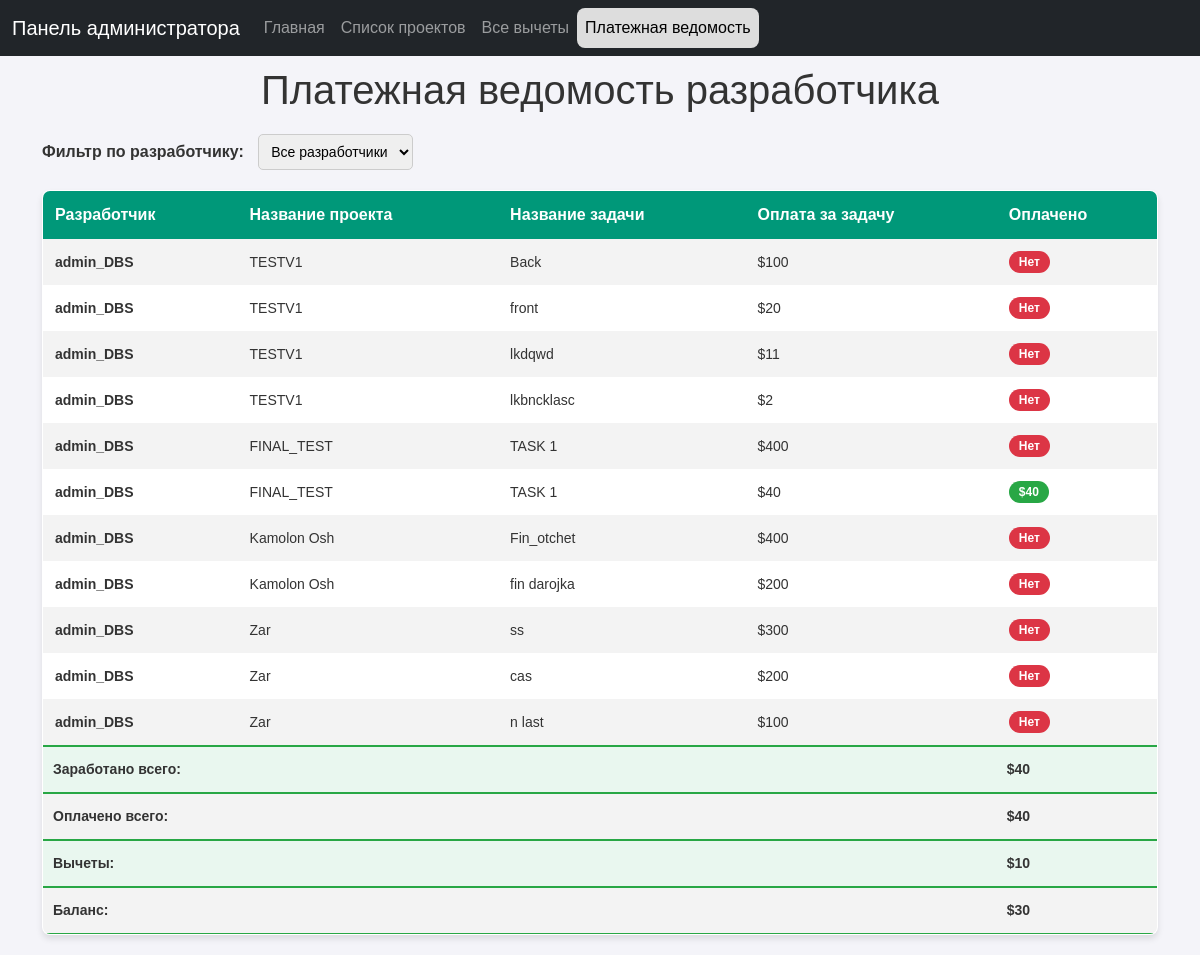
The page /dev_history/ on the database its author committed.
### fin_app_v2/models.py (models this page shows, shortened)
class Job(models.Model):
    title = models.CharField(max_length=100)
    client_email = models.EmailField(unique=True)
    client_password = models.CharField(max_length=100)
    over_all_income = models.PositiveIntegerField(default=0)  # Total income for the job
    created_at = models.DateTimeField(auto_now_add=True)  # Add this field

class Task(models.Model):
    TASK_TYPE_CHOICES = [
        ('SIMPLE', 'Простая задача'),
        ('PATPIS', 'Повторяющаяся задача')
    ]
    job = models.ForeignKey(Job, on_delete=models.CASCADE, related_name='tasks')
    title = models.CharField(max_length=100)
    hours = models.PositiveIntegerField(default=1)
    description = models.TextField()
    assigned_users = models.ManyToManyField(User, related_name='developer_tasks')
    task_percentage = models.PositiveIntegerField()
    progress = models.PositiveIntegerField(default=0)
    start_date = models.DateField(auto_now_add=True, null=True)
    deadline = models.DateField(null=True, blank=True)
    feedback = models.TextField(blank=True, null=True)
    money_for_task = models.PositiveIntegerField(default=0)
    paid = models.BooleanField(default=False)
    task_type = models.CharField(
        max_length=7,
        choices=TASK_TYPE_CHOICES,
        default='SIMPLE'
    )
    confirmed = models.BooleanField(default=False)
    confirmation_date = models.DateTimeField(null=True, blank=True)
    confirmed_by = models.ForeignKey(
        User,
        on_delete=models.SET_NULL,
        null=True,
        blank=True,
        related_name='confirmed_tasks'
    )

### fin_app_v2/views.py (the view)
# urls.py: path('dev_history/', views.developer_payment_sheet, name='dev_history'),
def developer_payment_sheet(request):
    developer_id = request.GET.get('developer_id')
    if developer_id:
        developers = User.objects.filter(id=developer_id).prefetch_related('developer_tasks')
    else:
        developers = User.objects.prefetch_related('developer_tasks')
    developer_data = []
    for developer in developers:
        tasks = Task.objects.filter(assigned_users=developer).select_related('job')
        total_earned = tasks.filter(progress=100).aggregate(total=Sum('money_for_task'))['total'] or 0
        total_paid = tasks.filter(paid=True).aggregate(total=Sum('money_for_task'))['total'] or 0
        total_deductions = DeductionLog.objects.filter(developer=developer).aggregate(total=Sum('deduction_amount'))['total'] or 0
        balance = total_paid - total_deductions
        task_details = [{
            'job_title': task.job.title,
            'task_title': task.title,
            'money_for_task': task.money_for_task,
            'progress': task.progress,
            'paid': task.money_for_task if task.paid else 0,
        } for task in tasks]
        developer_data.append({
            'developer': developer,
            'total_earned': total_earned,
            'total_paid': total_paid,
            'total_deductions': total_deductions,
            'balance': balance,
            'tasks': task_details,
        })
    all_developers = User.objects.all()
    return render(request, 'developer_balance_sheet.html', {
        'developer_data': developer_data,
        'all_developers': all_developers,
        'selected_developer_id': int(developer_id) if developer_id else None,
    })

### templates/developer_balance_sheet.html (shortened to what this page needs)
<!DOCTYPE html>
<html lang="en">
<head>
    <link href="https://cdn.jsdelivr.net/npm/bootstrap-icons/font/bootstrap-icons.css" rel="stylesheet">
    <link href="https://cdn.jsdelivr.net/npm/bootstrap@5.3.0-alpha1/dist/css/bootstrap.min.css" rel="stylesheet">
</head>
<body>
   <div class="contrainer-fluid">
    <nav class="navbar navbar-expand-lg navbar-dark bg-dark">
        <div class="container-fluid">
            <a class="navbar-brand" href="{% url 'admin_dashboard' %}">Панель администратора</a>
            <div class="collapse navbar-collapse" id="adminNavbar">
                <ul class="navbar-nav me-auto mb-2 mb-lg-0">
                    <li class="nav-item">
                        <a class="nav-link" href="{% url 'admin_dashboard' %}">Главная</a>
                    </li>
                    <li class="nav-item">
                        <a class="nav-link" href="{% url 'job_list' %}">Список проектов</a>
                    </li>
                    <li class="nav-item">
                        <a class="nav-link" href="{% url 'deduction_logs_admin' %}">Все вычеты</a>
                    </li>
                    <li class="nav-item">
                        <a class="nav-link active_link" href="{% url 'dev_history' %}">Платежная ведомость</a>
                    </li>
                </ul>
            </div>
        </div>
    </nav>
</div>
<div class="container">
    <h1>Платежная ведомость разработчика</h1>
    <form method="get">
        <label for="developer">Фильтр по разработчику:</label>
        <select name="developer_id" id="developer" onchange="this.form.submit()">
            <option value="">Все разработчики</option>
        </select>
    </form>
    <table border="1">
        <tr>
            <th>Разработчик</th>
            <th>Название проекта</th>
            <th>Название задачи</th>
            <th>Оплата за задачу</th>
            <th>Оплачено</th>
        </tr>
        {% for developer in developer_data %}
            {% for task in developer.tasks %}
                <tr>
                    <td>{{ developer.developer.username }}</td>
                    <td>{{ task.job_title }}</td>
                    <td>{{ task.task_title }}</td>
                    <td>${{ task.money_for_task }}</td>
                    <td>
                        {% if task.paid %}
                            <span class="badge badge-paid">${{ task.paid }}</span>
                        {% else %}
                            <span class="badge badge-unpaid">Нет</span>
                        {% endif %}
                    </td>
                </tr>
            {% endfor %}
            <tr class="table-summary-row">
                <td colspan="3">Заработано всего:</td>
                <td></td>
                <td colspan="2">${{ developer.total_earned }}</td>
            </tr>
            <tr class="table-summary-row">
                <td colspan="3">Оплачено всего:</td>
                <td></td>
                <td colspan="2">${{ developer.total_paid }}</td>
            </tr>
            <tr class="table-summary-row">
                <td colspan="3">Вычеты:</td>
                <td></td>
                <td colspan="2">${{ developer.total_deductions }}</td>
            </tr>
            <tr class="table-summary-row">
                <td colspan="3">Баланс:</td>
                <td></td>
                <td colspan="2">${{ developer.balance }}</td>
            </tr>
        {% endfor %}
    </table>
</div>
</body>
</html>

### templates/developer_balance_sheet.html (style rules this page uses)
body { font-family: Arial, sans-serif; background-color: #f4f4f9; }
h1 { text-align: center; color: #333; margin-bottom: 20px; }
.active_link { background: #ddd !important; color: #000 !important; border-radius: 8px; }
table { width: 100%; border-collapse: collapse; margin: 20px 0; background: #fff; border-radius: 8px; overflow: hidden; box-shadow: 0 4px 6px rgba(0, 0, 0, 0.1); }
table th { background-color: #009879; color: #ffffff; text-align: left; padding: 12px; font-size: 16px; font-weight: bold; }
table td { padding: 12px; font-size: 14px; color: #333; }
table tr:nth-child(even) { background-color: #f3f3f3; }
table tr td:first-child { font-weight: bold; }
form { margin-bottom: 20px; }
form label { margin-right: 10px; font-size: 16px; font-weight: bold; color: #333; }
form select { padding: 8px; font-size: 14px; border: 1px solid #ccc; border-radius: 5px; }
h1 { padding-top: 10px; }
.badge { display: inline-block; padding: 5px 10px; font-size: 12px; font-weight: bold; text-align: center; border-radius: 12px; color: #fff; }
.badge-paid { background-color: #28a745; }
.badge-unpaid { background-color: #dc3545; }
.table-summary-row { background-color: #e9f7ef; font-weight: bold; font-size: 20px; color: #155724; border-top: 2px solid #28a745; border-bottom: 2px solid #28a745; }
.table-summary-row td { padding: 12px 10px; }
.table-summary-row td:first-child { text-align: left; }

### rows shown on the page
Job: job_title "TESTV1" "TESTV1" "TESTV1" "TESTV1"
Task: task_title "Back"
Task: task_title "front"
Task: task_title "lkdqwd"
Task: task_title "lkbncklasc"
Job: job_title "FINAL_TEST" "FINAL_TEST"
Task: task_title "TASK 1"
Task: task_title "TASK 1"
Job: job_title "Kamolon Osh" "Kamolon Osh"
Task: task_title "Fin_otchet"
Task: task_title "fin darojka"
Job: job_title "Zar" "Zar" "Zar"
Task: task_title "ss"
Task: task_title "cas"
Task: task_title "n last"

### other values the page prints
{{ developer.developer.username }} "admin_DBS" "admin_DBS" "admin_DBS" "admin_DBS" "admin_DBS" "admin_DBS" "admin_DBS" "admin_DBS" "admin_DBS" "admin_DBS" "admin_DBS"
{{ task.money_for_task }} "100" "20" "11" "2" "400" "40" "400" "200" "300" "200" "100"
{{ task.paid }} "40"
{{ developer.total_earned }} "40"
{{ developer.total_paid }} "40"
{{ developer.total_deductions }} "10"
{{ developer.balance }} "30"
